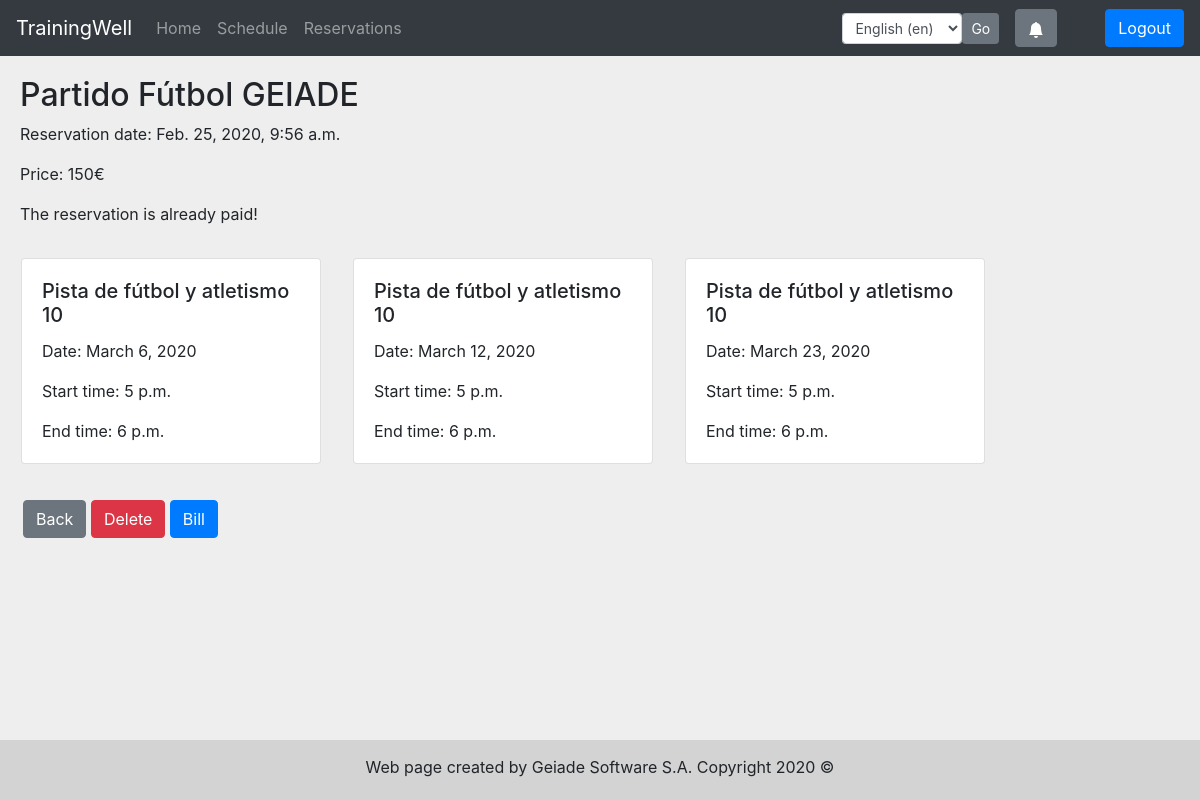
The page /en/events/reservation/32/ (signed in) on the database as committed earlier.
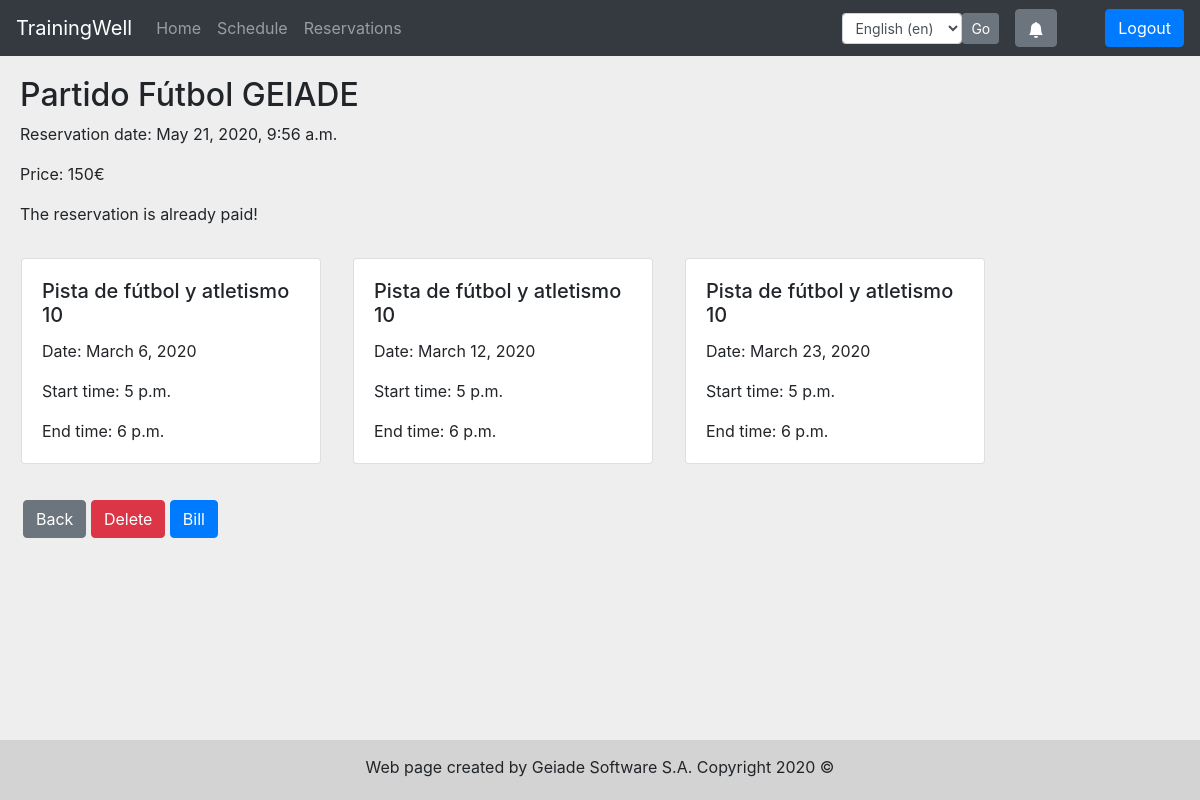
The same page on the database as committed later.
### eventApp/models.py (models this page shows, shortened)
class Reservation(models.Model):
    PAID = 'P'
    UNPAID = 'U'
    CANCELTOREFUND = 'CTR'
    CANCELANDREFUND = 'CR'
    CANCELOUTTIME = 'COT'
    CANCEL = 'C'
    STATUS = ((PAID, 'Paid'), (UNPAID, 'Unpaid'), (CANCELTOREFUND, 'Canceled, waiting refund'),
              (CANCELANDREFUND, 'Canceled and refunded'), (CANCELOUTTIME, 'Canceled out of time'), (CANCEL, 'Canceled'))
    status = models.CharField(max_length=100, choices=STATUS)
    event_name = models.CharField(max_length=100)
    user = models.ForeignKey(settings.AUTH_USER_MODEL, on_delete=models.PROTECT)
    reservation_date = models.DateTimeField(auto_now_add=True)
    price = models.IntegerField()
    is_paid = models.BooleanField(default=False)
    last_update = models.DateTimeField()
    modified_by = models.ForeignKey(settings.AUTH_USER_MODEL, null=True, on_delete=models.SET_NULL, related_name="modifier")
    is_deleted = models.BooleanField(default=False)

### eventApp/views.py (the view)
# urls.py: path('reservation/<int:obj_id>/', reservation_detail, name='reservation_detail'),
@decorators.get_if_creator(Reservation)
def reservation_detail(request, instance):
    tbck = Timeblock.objects.filter(reservation=instance)
    context = {'reservation': instance, 'timeblocks': aggregate_timeblocks(list(tbck))}
    return render(request, 'eventApp/reservation_detail.html', context)

### eventApp/models.py (called while the page is built)
    def __str__(self):
        return u'%s' % self.kind_of_field

    def __str__(self):
        return u"%s %d" % (self.field, self.id)

### eventApp/templatetags/template_tags.py (called while the page is built)
@register.filter(name='has_group')
def has_group(user, group_name):
    return user.groups.filter(name=group_name).exists()

### eventApp/views.py (called while the page is built)
def notification_context_processor(request):
    return {
        'notifications': Notification.objects.filter(
            user=request.user,
            is_deleted=False
        )} if request.user.is_authenticated else {}

def aggregate_timeblocks(timeblocks):
    agg_list = []
    agg = {}
    timeblocks.sort(key=lambda tb: tb.space.id)
    for timeblock in timeblocks:
        if len(agg.keys()) != 0:
            if str(timeblock.space) == agg['space'] and timeblock.start_time == agg['end_time']:
                agg['end_time'] = agg['end_time'] + settings.RESERVATION_GRANULARITY
                continue
            agg_list.append(agg)
        agg = {
            'start_time': timeblock.start_time,
            'end_time': timeblock.start_time + settings.RESERVATION_GRANULARITY,
            'space': str(timeblock.space)
        }
    if len(agg.keys()) != 0:
        agg_list.append(agg)  # Store last agg
    return agg_list

### templates/eventApp/reservation_detail.html (shortened to what this page needs)
{% extends 'base.html' %}
{% load i18n %}
{% block content %}
    <div class="reservation-detail">
        <div class="reservation">
         <div class="card-body">
            <h2>{{ reservation.event_name }}</h2>
            <p>{% trans 'Reservation date' %}: {{ reservation.reservation_date }}</p>
            <p>{% trans 'Price' %}:  {{ reservation.price }}€</p>
            {% if  reservation.is_paid %}
                <p>{% trans 'The reservation is already paid' %}!</p>
            {% else %}
               <p>{% trans 'The reservation has not been paid yet' %}.</p>
            {% endif %}
            <div class="card-deck">
                {% for tb in timeblocks %}
                    <div class="card m-3" style="min-width: 300px; max-width: 300px;">
                        <div class="card-body">
                            <h5 class="card-title">{{ tb.space }}</h5>
                            <p class="card-text">{% trans 'Date' %}: {{ tb.start_time|date:"DATE_FORMAT" }}</p>
                            <p class="card-text">{% trans 'Start time' %}: {{ tb.start_time|time:"TIME_FORMAT" }}</p>
                            <p class="card-text">{% trans 'End time' %}: {{ tb.end_time|time:"TIME_FORMAT" }}</p>
                        </div>
                    </div>
                {% empty %}
                    <p class="ml-5 mt-2">{% trans 'No spaces reserved' %}</p>
                {% endfor %}
            </div>
         </div>
        </div>
    </div>
    <div class="row ml-2">
        <div class="col">
            <a type="button" role="button" class="btn btn-secondary" href="{% url 'reservations' %}">{% trans 'Back' %}</a>
            <button type="button" class="btn btn-primary btn-danger" data-toggle="modal" data-target="#exampleModal">
                {% trans 'Delete' %}
            </button>
            <a type="button" role="button" class="btn btn-primary" href={% url 'reservation_bill' obj_id=reservation.id %}>{% trans 'Bill' %}</a>
        </div>
    </div>
{% endblock %}

Rows that differ between the two databases and show on the page:
changed Reservation "Partido Fútbol GEIADE": reservation_date "Feb. 25, 2020, 9:56 a.m." → "May 21, 2020, 9:56 a.m."
